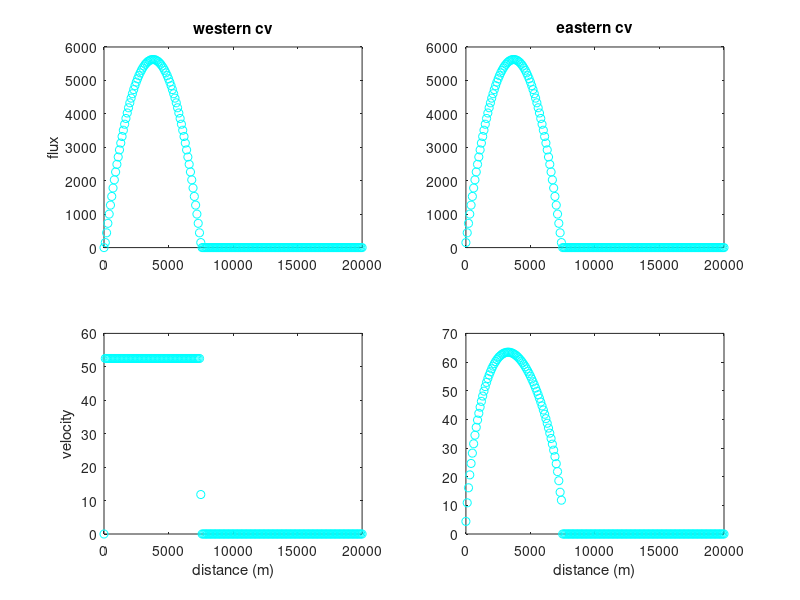
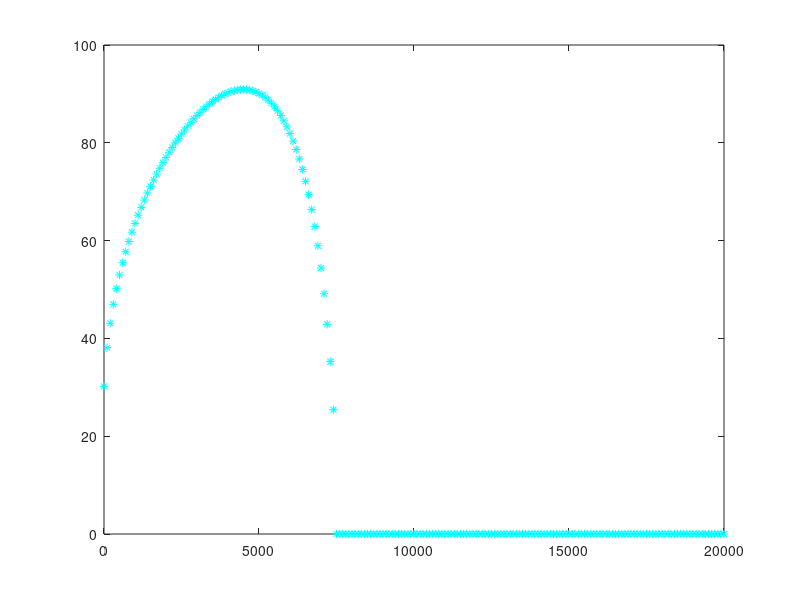
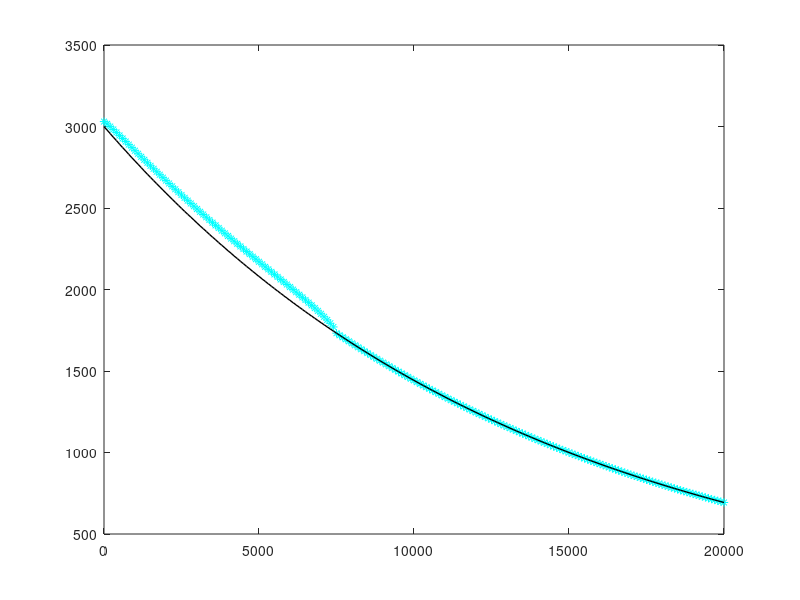

MATLAB code to generate these figures, in order:
clear all; 
close all;
tic
%% --------------------------------
%define parameters and constants
%----------------------------------
rho=917;              % density of ice in kg/m^3
g=9.8;                  % gravity in m/s^2
n=3;                    % glen's flow law constant

s_per_year = 365.35*24*3600;        % number of seconds in a year (s yr^-1)
A_T = 6.8e-24*s_per_year;       % softness parameter for -5 degree ice (yr^-1 Pa^-3)
fd = 2*A_T/(n+2);                           % constants lumped together, and put into standard units.  (Pa^-3 yr^-1)
fs = 5.7e-20*s_per_year;                % sliding parameter fromOerlemans; (Pa^-3 m^2 yr-1)

%% --------------------------------
%define grid spacing and time
%----------------------------------

xmx = 20000;          % max of the domain size in m
delx = 100;              % grid spacing in m
nxs = round(xmx/delx) + 1;  % number of grid points
x = 0:delx:xmx;                   % x array (each point)

delt = 0.0125; % time step in yrs 
ts = 0;             % starting time in yrs
tf = 500;      % final time in yrs
nts=floor((tf-ts)/delt) +1; % number of time steps ('round' used because need nts as integer)
nyrs = tf-ts;       % just final time - start time

%% -----------------
% define accumulation/ablation
%-----------------

% climate foricing for steady state
b = 3-(4/5000)*x;      % mass balance in /yr

%% ---------------------------------
% glacier bed geometries
%---------------------------------
del = 15e3/log(3);
zb =  3000.*exp(-x/del);     % bed profile in m  
%zb = (-0.1*x+1000);  

%% -----------------------
% initialize arrays
%------------------------
% load glac_init_class.mat
% H0  = interp1(x_init,h_init,x,'linear');

H0 = ones(size(x));     % initial thickness of ice (in m)--do not confuse with h, ice elevation.  h = H+zb
Qp=zeros(size(x));      % Qp equals j+1/2 flux
Qm=zeros(size(x));      % Qm equals j-1/2 flux
up = zeros(size(x));    % velocity at j +1/2 grid 
um = zeros(size(x));    % velcotiy at j-1/2 grid
dHdt=zeros(size(x));        %  slope of ice thickness -- do not confuse with dhdx, surface slope.  dhdx = dzdx+dHdx
H = H0;                    % initialize height array

yr = 0;         % for counting years
idx_out = 0;    % 
deltout = 1;    % for counting years
nouts = round(nts/1);   % for counting years
edge_out = zeros(length(nouts));    % for counting
t_out = zeros(length(nouts));           % for counting

%% -----------------------------------------
% begin loop over time
%-----------------------------------------

 for i=1:nts

     
    t = delt*(i-1); % time in years 
    if i==nts
        disp(t)
    end
    %-----------------------------------------
% begin loop over space
%-----------------------------------------
%    for j=1:nxs-1  % 
       
%        if j==1      % at the glacier divide

                H_ave_d =(H(1) + H(2))/2;          % average glacier thickness between divide and second point
                dHdx_d = (H(2) - H(1))/delx;      % linear slope of glacier thickness between divide and second point
                dzbdx_d = (zb(2) - zb(1))/delx;     % linear slope of bed between divide and second point
                dhdx_d = dHdx_d+dzbdx_d;             % linear surface slope of ice between divide and second point
            
                Qp(1) = -(dhdx_d).^3 * H_ave_d.^4*(rho*g)^3*(fd*H_ave_d+fs/H_ave_d);       % flux at plus half grid point
                up(1) = Qp(1)/H_ave_d;    % velocity at half grid point
            
                Qm(1) = 0;                      % flux at minus half grid point = 0 because we start at the divide--nothing flowing in
                um(1) = Qm(1)/H(1);       % velocity is also zero coming in
            
                dHdt(1) = b(1) - Qp(1)/(delx/2);    % change in thickness at the divide for this timestep is based on snowfall in/out, flux out
           
%        elseif H(j)==0 && H(j-1)>0 % at the glacier toe
         ind1=find(H<=0, 1 );
         if isempty(ind1)==1
             ind1=nxs;
         end
        
                Qp(ind1) = 0;   % nothing to flux out of the end
                up(ind1) = 0;   % no velocity b/c no ice
           
                H_ave_toe = (0+H(ind1-1))/2;              % thickness of glacier is average of  last point with thickness and a thickness of 0     
                dHdx_toe = 0-H(ind1-1)/delx;              % slope is based on last point with thickness and a thickness of 0
                dzbdx_toe =(zb(ind1)-zb(ind1-1))/delx;       % bed slope between toe and last point with thickness
                dhdx_toe = dHdx_toe+dzbdx_toe;            % surface slope between toe and last point with thickness
           
                Qm(ind1) = -(rho*g)^3*H_ave_toe.^4.*(dhdx_toe).^3.*(fd.*H_ave_toe+fs./H_ave_toe);    % flux coming from the last point with thickness and melting out before it reaches a new grid point
                um(ind1) = Qm(ind1)/H_ave_toe;         % velocity at the toe
           
                dHdt(ind1) = b(ind1) -(Qp(ind1)- Qm(ind1))/delx;     % change in height of the glacier at the toe based on the snowfall in/melt out and the flux in/out
                edge = ind1; 	%index of glacier toe - used for fancy plotting
         
           
%        elseif H(j)<=0 && H(j-1)<=0 % beyond glacier toe - no glacier flux
            ind2=find(H<=0);
            ind2=ind2(2:end);
                dHdt(ind2) = b(ind2);  % thickness change is only from any change in accumulaiton in/melt out
           
                % no flux in, no flux out
                Qp(ind2) = 0; 
                Qm(ind2) = 0;
           
                um(ind2) =0; 
                up(ind2) = 0;
            
%        else  % within the glacier
            ind3=2:ind1-1;
           % first for the flux going out
                H_ave_o = (H(ind3+1) + H(ind3))/2;              % the average thickness between j and j+1
                dHdx_o = (H(ind3+1) - H(ind3))/delx;           % the linear ice thickness slope between j and j+1
                dzbdx_o = (zb(ind3+1) - zb(ind3))/delx;       % the linear bed slope between j and j+1
                dhdx_o = dHdx_o + dzbdx_o;                      % the surface slope between j and j+1
           
                Qp(ind3) = -(rho*g)^3*H_ave_o.^4.*(dhdx_o).^3.*(fd.*H_ave_o+fs./H_ave_o);  % flux coming out
                up(ind3) = Qp(ind3)./H_ave_o;                           % velocity coming out
           
           % now for the flux coming in
                H_ave_i = (H(ind3-1) + H(ind3))/2;               % the average thickness between j and j-1
                dHdx_i = (H(ind3) - H(ind3-1))/delx;            % the linear ice thickness slope between j and j-1
                dzbdx_i = (zb(ind3) - zb(ind3-1))/delx;       % the linear bed slope between j and j-1
                dhdx_i = dHdx_i + dzbdx_i;                      % the surface slope between j and j-1

                Qm(ind3) = -(rho*g)^3.*H_ave_i.^4.*dhdx_i.^3.*(fd.*H_ave_i+fs./H_ave_i);        % flux coming in
                um(ind3) = Qm(ind3)/H_ave_i;            % velocity coming in
           
           % change in height at point j for this timestep
           dHdt(ind3) = b(ind3) - (Qp(ind3) - Qm(ind3))/delx;       % based on accumulation in/melt out and flux in/out
           
       
%        end  
       
       dHdt(nxs) = 0; % enforce no change at edge of domian


%    end  % done with each point in space
    
   % For the next timestep, the thickness is equal to the thickness profile from the previous timstep, plus the amount that the thickness has changed at each point
   % over this time period, (dHdt*delt).  The ice thickness at each point
   % needs to be positive, so we choose the max of 0 and the summation.
   % since dHdt can be negative, we want to be sure we don't have values
   % for a negative ice thickness.
   
   H = max(0 , (H + (dHdt*delt)));
   H(end)=0;
    
 end  % done with each time step
 
 Hinit = H;
 save Hinit.mat Hinit

%%
figure;        

subplot(221);  plot(x,Qm,'co'); ylabel('flux');title('western cv'); 
subplot(222);  plot(x,Qp,'co'); title('eastern cv');
subplot(223);  plot(x,um,'co'); ylabel('velocity'); xlabel('distance (m)'); 
subplot(224);  plot(x,up,'co'); xlabel('distance (m)'); 


figure;
plot(x,H,'c*');

figure;
plot(x,H + zb,'c*'); hold on; plot(x,zb,'k','linewidth',1)

toc



